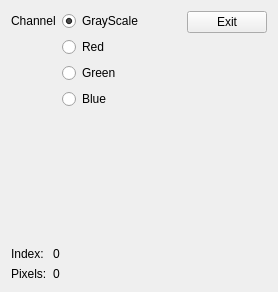
<?xml version="1.0" encoding="UTF-8"?>
<ui version="4.0">
 <class>HistogramDialog</class>
 <widget class="QWidget" name="HistogramDialog">
  <property name="geometry">
   <rect>
    <x>0</x>
    <y>0</y>
    <width>278</width>
    <height>292</height>
   </rect>
  </property>
  <property name="minimumSize">
   <size>
    <width>278</width>
    <height>292</height>
   </size>
  </property>
  <property name="maximumSize">
   <size>
    <width>278</width>
    <height>320</height>
   </size>
  </property>
  <property name="windowTitle">
   <string>Image Histogram</string>
  </property>
  <layout class="QVBoxLayout" name="verticalLayout_3">
   <item>
    <layout class="QHBoxLayout" name="horizontalLayout">
     <item>
      <layout class="QFormLayout" name="formLayout">
       <item row="0" column="0">
        <widget class="QLabel" name="label">
         <property name="text">
          <string>Channel</string>
         </property>
        </widget>
       </item>
       <item row="0" column="1">
        <widget class="QRadioButton" name="grayscale">
         <property name="text">
          <string>GrayScale</string>
         </property>
         <property name="checked">
          <bool>true</bool>
         </property>
        </widget>
       </item>
       <item row="1" column="1">
        <widget class="QRadioButton" name="redChannel">
         <property name="text">
          <string>Red</string>
         </property>
        </widget>
       </item>
       <item row="2" column="1">
        <widget class="QRadioButton" name="greenChannel">
         <property name="text">
          <string>Green</string>
         </property>
        </widget>
       </item>
       <item row="3" column="1">
        <widget class="QRadioButton" name="blueChannel">
         <property name="text">
          <string>Blue</string>
         </property>
        </widget>
       </item>
      </layout>
     </item>
     <item>
      <spacer name="horizontalSpacer">
       <property name="orientation">
        <enum>Qt::Horizontal</enum>
       </property>
       <property name="sizeHint" stdset="0">
        <size>
         <width>40</width>
         <height>20</height>
        </size>
       </property>
      </spacer>
     </item>
     <item>
      <layout class="QVBoxLayout" name="verticalLayout">
       <item>
        <widget class="QPushButton" name="exitButton">
         <property name="text">
          <string>Exit</string>
         </property>
        </widget>
       </item>
       <item>
        <spacer name="verticalSpacer">
         <property name="orientation">
          <enum>Qt::Vertical</enum>
         </property>
         <property name="sizeHint" stdset="0">
          <size>
           <width>20</width>
           <height>40</height>
          </size>
         </property>
        </spacer>
       </item>
      </layout>
     </item>
    </layout>
   </item>
   <item>
    <layout class="QVBoxLayout" name="histogramContainer"/>
   </item>
   <item>
    <layout class="QFormLayout" name="formLayout_2">
     <item row="0" column="0">
      <widget class="QLabel" name="label_2">
       <property name="text">
        <string>Index:</string>
       </property>
      </widget>
     </item>
     <item row="0" column="1">
      <widget class="QLabel" name="index">
       <property name="text">
        <string>0</string>
       </property>
      </widget>
     </item>
     <item row="1" column="0">
      <widget class="QLabel" name="label_4">
       <property name="text">
        <string>Pixels:</string>
       </property>
      </widget>
     </item>
     <item row="1" column="1">
      <widget class="QLabel" name="pixelCount">
       <property name="text">
        <string>0</string>
       </property>
      </widget>
     </item>
    </layout>
   </item>
  </layout>
 </widget>
 <resources/>
 <connections/>
</ui>
